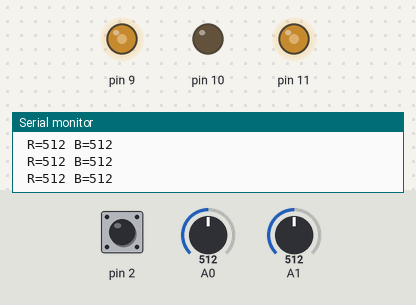
This sketch was run on a simulated Arduino Uno, built with avr-gcc and run on an emulated ATmega328P. On the bench: output pins drawn as LEDs (lit = HIGH), the last lines printed to the serial monitor. Inputs (shaded band) come from the test bench; at power-on: A0 = 512, A1 = 512, pin 2 HIGH.

Above: at 1.7 s.
1.8 s: A0 set to 716
At 2.7 s:
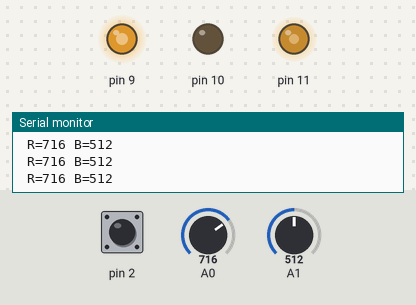
3.3 s: A1 set to 716
At 4.2 s:
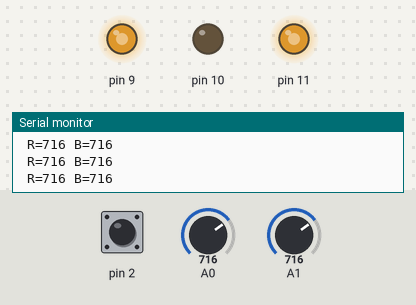
4.8 s: A0 set to 900
At 5.7 s:
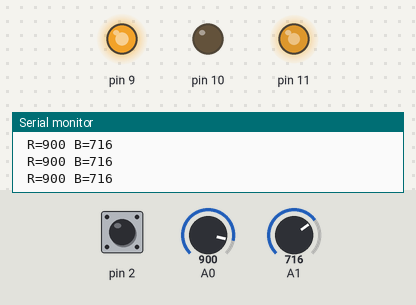
6.3 s: A1 set to 900
At 7.2 s:
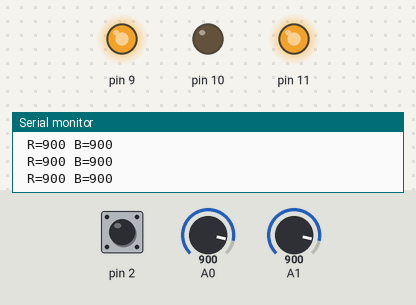
7.8 s: A0 set to 511
At 8.7 s:
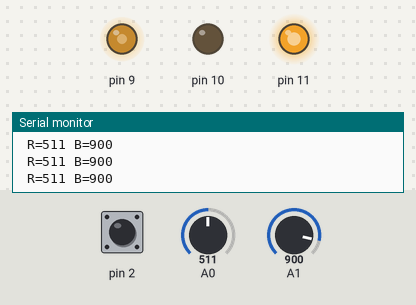
9.3 s: A1 set to 122
At 10.2 s:
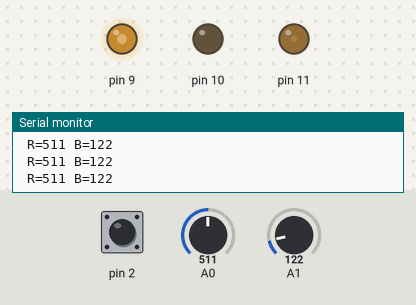
Timing chart, 0 to 11.8 s (numbered marks = the images above; inputs shaded):
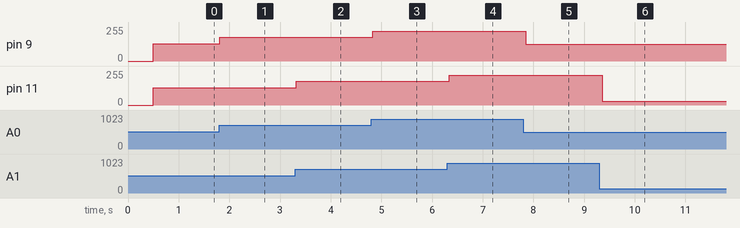

Measured:
- after the input at 1.8 s, pin 9: 128/255 → 179/255 at once
- after the input at 3.3 s, pin 11: 128/255 → 179/255 at once
- after the input at 4.8 s, pin 9: 179/255 → 225/255 at once
- after the input at 6.3 s, pin 11: 179/255 → 225/255 at once
- after the input at 7.8 s, pin 9: 225/255 → 127/255 after 0.05 s
- after the input at 9.3 s, pin 11: 225/255 → 30/255 after 0.06 s

The sketch:

RGBJoystick.ino
```cpp
// C++ code
//

int rPot = 0;
int bPot = 0;

void setup()
{
  Serial.begin(9600); //Com speed in bits/sec
  pinMode(9, OUTPUT);
  pinMode(10, OUTPUT);
  pinMode(11, OUTPUT);
  pinMode(2, INPUT_PULLUP);

  for (int k = 0; k < 5; k++) {
    Serial.println(k);
    delay(100);
  }
}

void loop()
{
  rPot = analogRead(0);
  Serial.print(" R=");
  Serial.print(rPot);

  bPot = analogRead(1);
  Serial.print(" B=");
  Serial.println(bPot);
  //digitalWrite(11, HIGH);
  //red();
  //delay(1000);
  //green();
  //delay(1000);
  //off();
  //delay(1000);
  if ( digitalRead(2) ) {
  	rgb(rPot/4, 0, bPot/4);
  } else {
    off();
  }
  delay(100);
}

void rgb(int r, int g, int b) {
  //params should be 0 to 255!
  analogWrite(9, r);
  analogWrite(10, g);
  analogWrite(11, b);

}

void red() {
  analogWrite(9, 255);
  analogWrite(10, 0);
  analogWrite(11, 0);
  delay(100);
}

void green() {
  analogWrite(9, 0);
  analogWrite(10, 255);
  analogWrite(11, 0);
  delay(100);
}

void off() {
  analogWrite(9, 0);
  analogWrite(10, 0);
  analogWrite(11, 0);
}
```
